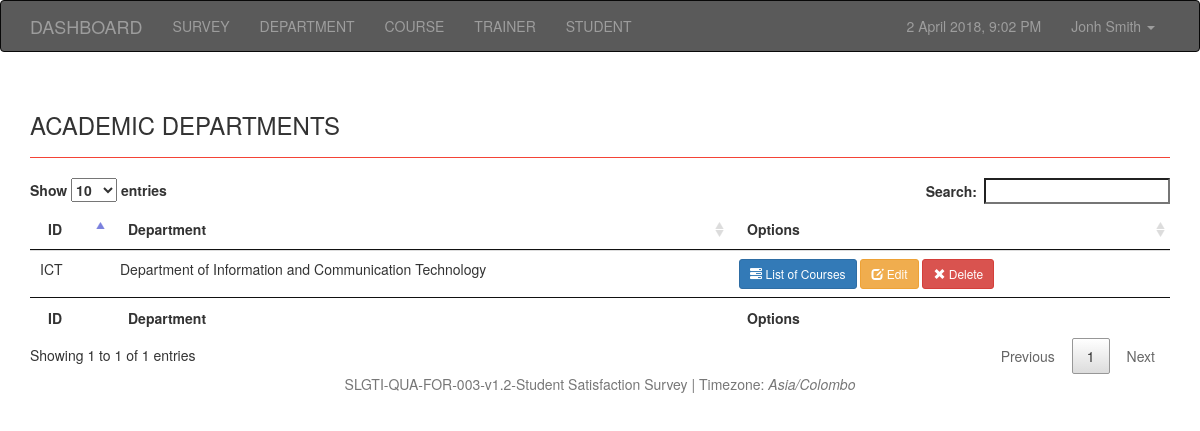
The app's page /department.php, older data.
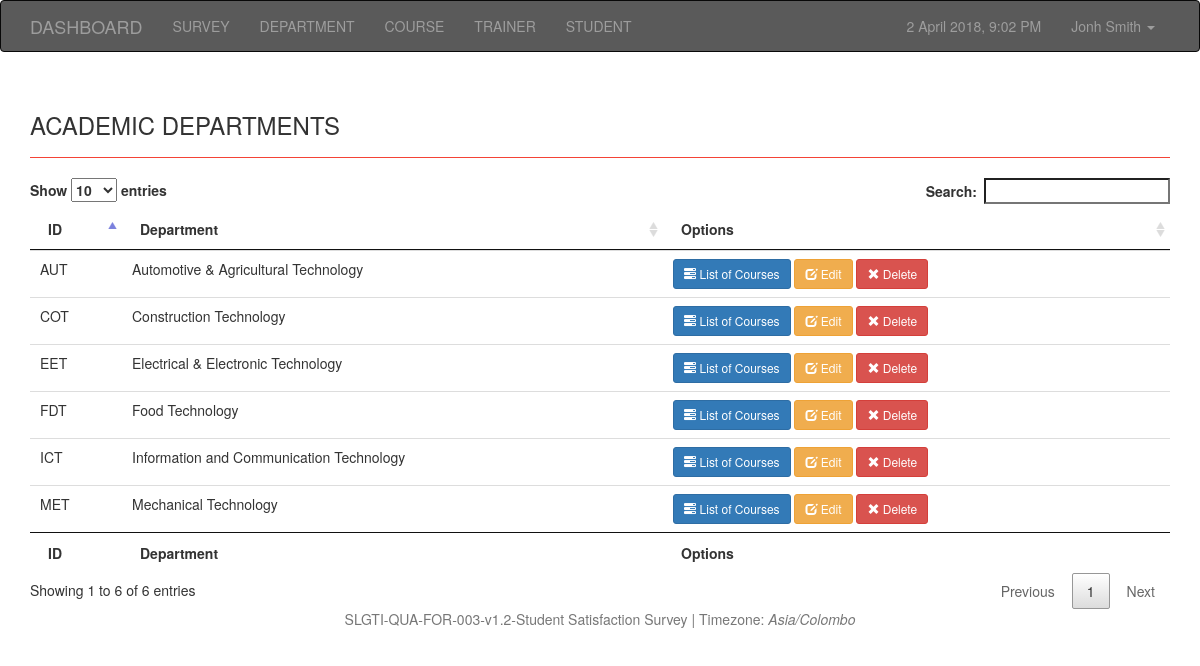
The same page, newer data.
### tables this page shows
CREATE TABLE `department` (
  `department_id` varchar(10) NOT NULL,
  `department` varchar(100) NOT NULL
);

### department.php (the view, shortened to what this page needs)
<!DOCTYPE html>
<html lang="en">
<head>
    <link href="css/bootstrap.css" rel="stylesheet">
    <link href="css/jquery.dataTables.min.css" rel="stylesheet">
</head>
<body>
    <?php include_once("nav.php");    ?>
    <div class="container">
        <div class="row">
            <div class="col-md-12">
                <div class="page-header">
                    <h3>ACADEMIC DEPARTMENTS                    </h3>
                </div>
            </div>
        </div>
        <div class="row">
            <div class="col-md-12 ">
                <div class="table-responsive">
                    <table id="example" class="table table-hover">
                        <thead>
                            <tr>
                                <th>ID</th>
                                <th>Department</th>
                                <th>Options</th>
                            </tr>
                        </thead>
                        <tfoot>
                            <tr>
                                <th>ID</th>
                                <th>Department</th>
                                <th>Options</th>
                            </tr>
                        </tfoot>
                        <tbody>
                            <?php
                        $sql = "SELECT * FROM `department`";
                        $result = mysqli_query($con, $sql);
                        if (mysqli_num_rows($result) > 0) {
                            while($row = mysqli_fetch_assoc($result)) {
                                echo '<tr>';
                                echo '
                                    <td>'. $row["department_id"].'</td>
                                    <td>'. $row["department"].'</td>
                                    <td>
                                    <a href="course?id='.$row["department_id"].'"><button type="button" class="btn btn-primary btn-sm"><span class="glyphicon glyphicon-tasks" aria-hidden="true"></span> List of Courses </button></a>
                                    <a href="?id='.$row["department_id"].'"><button type="button" class="btn btn-warning btn-sm"><span class="glyphicon glyphicon-edit" aria-hidden="true"></span> Edit</button></a>
                                    <a href="?id='.$row["department_id"].'"><button type="button" class="btn btn-danger btn-sm"><span class="glyphicon glyphicon-remove" aria-hidden="true"></span> Delete</button></a>
                                    </td>
                                </tr>';
                            }
                        } else {
                            echo '<tr><td colspan="6"> 0 Results</td></tr>';
                        }
                        ?>
                        </tbody>
                    </table>
                </div>
            </div>
        </div>
    </div>
    <?php include_once("footer.php"); ?>
</body>
</html>

Row changes from the older to the newer data that the page shows:
added department: department_id "AUT", department "Automotive & Agricultural Technology"
added department: department_id "COT", department "Construction Technology"
added department: department_id "EET", department "Electrical & Electronic Technology"
added department: department_id "FDT", department "Food Technology"
changed department "ICT": department "Department of Information and Communication Technology" → "Information and Communication Technology"
added department: department_id "MET", department "Mechanical Technology"
Text that changed along with them:
text written by a page script: "Show entries Search: Showing 1 to 1 of 1 entries Previous 1 Next" → "Show entries Search: Showing 1 to 6 of 6 entries Previous 1 Next"
